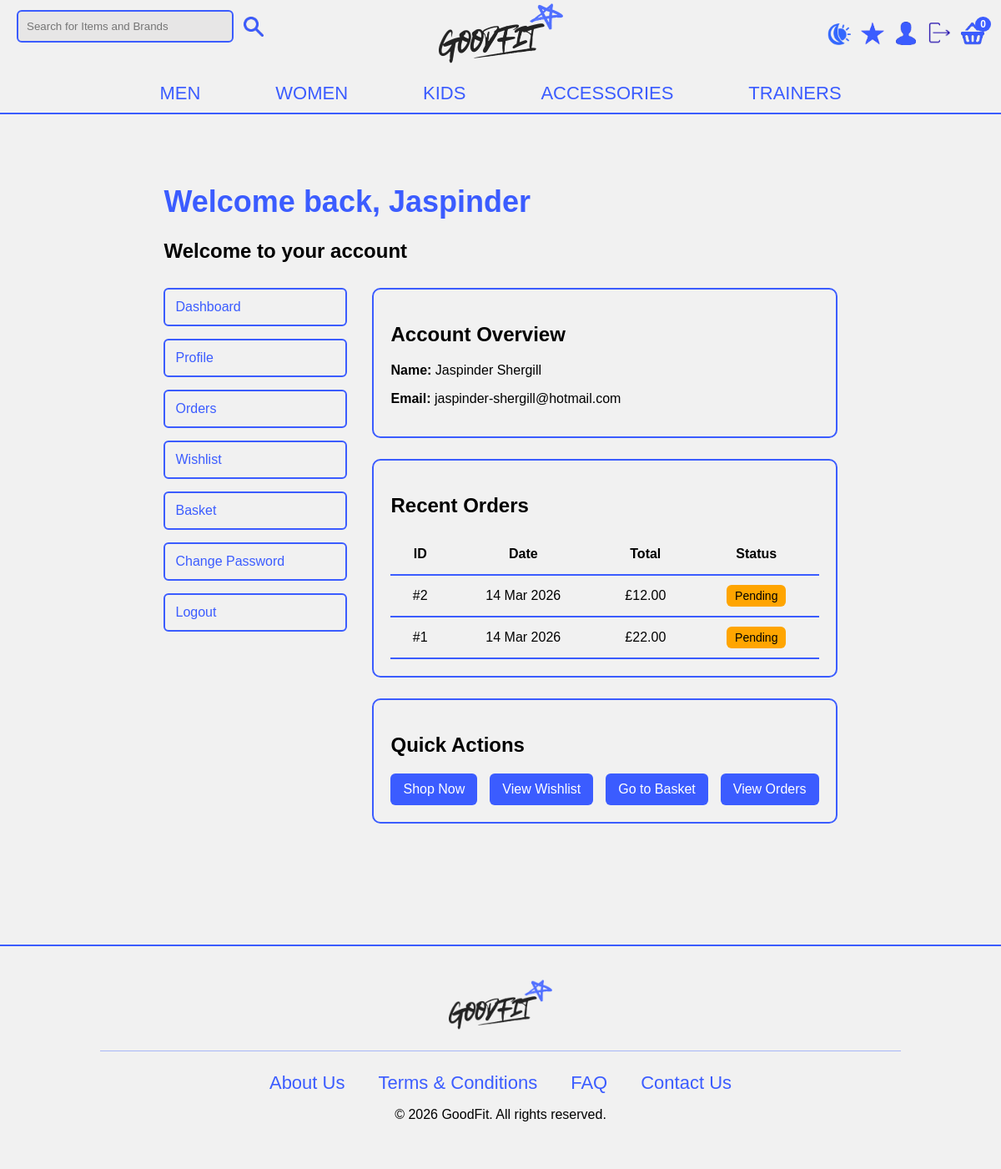
Before: /customer_dashboard.php (signed in) with the older database file.
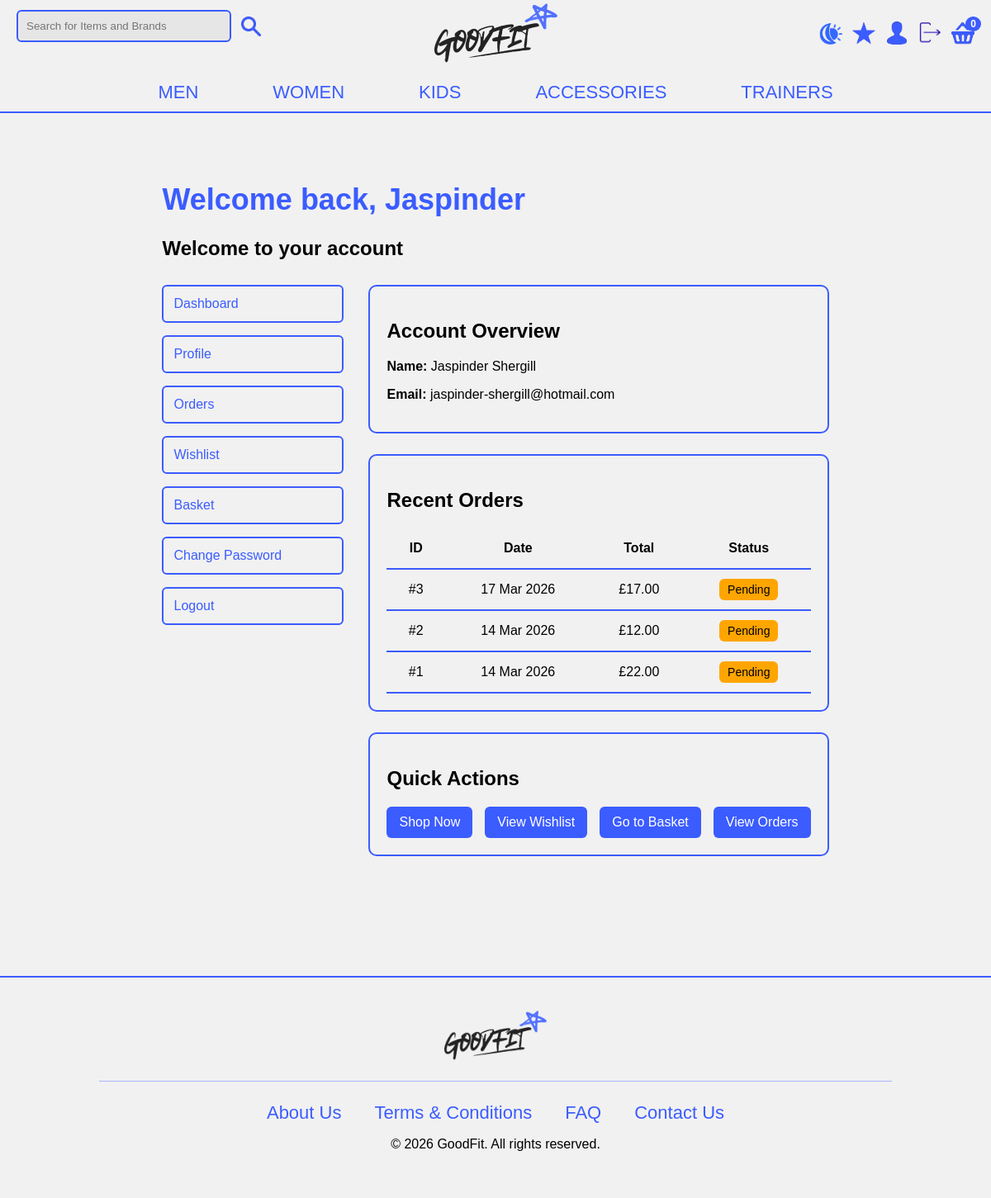
After: the same page with the newer database file.
### tables this page shows
CREATE TABLE `orders` (
  `order_id` int(11) NOT NULL,
  `user_id` int(11) DEFAULT NULL,
  `order_date` timestamp NULL DEFAULT current_timestamp(),
  `total_amount` decimal(10,2) DEFAULT NULL,
  `status` enum('pending','shipped','delivered','cancelled') DEFAULT 'pending',
  `full_name` varchar(150) NOT NULL,
  `address1` varchar(255) NOT NULL,
  `address2` varchar(255) DEFAULT NULL,
  `city` varchar(100) NOT NULL,
  `postcode` varchar(20) NOT NULL,
  `phone` varchar(20) NOT NULL
);

### customer_dashboard.php (the view, shortened to what this page needs)
<?php
include 'connectdb.php';
include 'navbar.php';
$user_id = $_SESSION['user_id'];
$user_stmt = $db->prepare("SELECT first_name, last_name, email FROM users WHERE user_id = :id");
$user_stmt->execute(['id' => $user_id]);
$user = $user_stmt->fetch();
$order_stmt = $db->prepare("
    SELECT order_id, order_date, total_amount, status
    FROM orders
    WHERE user_id = :id
    ORDER BY order_date DESC
    LIMIT 5
");
$order_stmt->execute(['id' => $user_id]);
$orders = $order_stmt->fetchAll();
?>
<div class="dashboard-container">
    <div class="dashboard-header">
        <h1>Welcome back, <?= htmlspecialchars($user['first_name']) ?> </h1>
        <h2>Welcome to your account</h2>
    </div>
    <div class="dashboard-layout">
        <div class="dashboard-sidebar">
            <a href="customer_dashboard.php">Dashboard</a>
            <a href="account.php">Profile</a>
            <a href="orders.php">Orders</a>
            <a href="wishlist.php">Wishlist</a>
            <a href="basket.php">Basket</a>
            <a href="password_change.php">Change Password</a>
            <a href="logout.php" class="profile-btn delete-btn">Logout</a>
        </div>
        <div class="dashboard-main">
            <div class="dashboard-card">
                <h2>Account Overview</h2>
                <p><strong>Name:</strong> <?= htmlspecialchars($user['first_name'] . ' ' . $user['last_name']) ?></p>
                <p><strong>Email:</strong> <?= htmlspecialchars($user['email']) ?></p>
            </div>
            <div class="dashboard-card">
                <h2>Recent Orders</h2>
                <?php if (!$orders): ?>
                    <p>Hi, <?= htmlspecialchars($user['first_name']) ?>
                    you don't have any recent orders. Check out our newest arrivals for men, women & kids! PS When you place an order you'll get updates here.
                    </p>
                <?php else: ?>
                    <table class="orders-table">
                        <tr>
                            <th>ID</th>
                            <th>Date</th>
                            <th>Total</th>
                            <th>Status</th>
                        </tr>
                        <?php foreach ($orders as $o): ?>
                            <tr>
                                <td>#<?= $o['order_id'] ?></td>
                                <td><?= date("d M Y", strtotime($o['order_date'])) ?></td>
                                <td>£<?= number_format($o['total_amount'], 2) ?></td>
                                <td>
                                    <span class="status <?= $o['status'] ?>">
                                        <?= ucfirst($o['status']) ?>
                                    </span>
                                </td>
                            </tr>
                        <?php endforeach; ?>
                    </table>
                <?php endif; ?>
            </div>
            <div class="dashboard-card">
                <h2>Quick Actions</h2>
                <div class="quick-links">
                    <a href="products.php">Shop Now</a>
                    <a href="wishlist.php">View Wishlist</a>
                    <a href="basket.php">Go to Basket</a>
                    <a href="orders.php">View Orders</a>
                </div>
            </div>
        </div>
    </div>
</div>
<?php include 'footer.php'; ?>

Changed rows visible on the page:
added orders: order_id "3", order_date "17 Mar 2026", total_amount "17.00", status "Pending"
